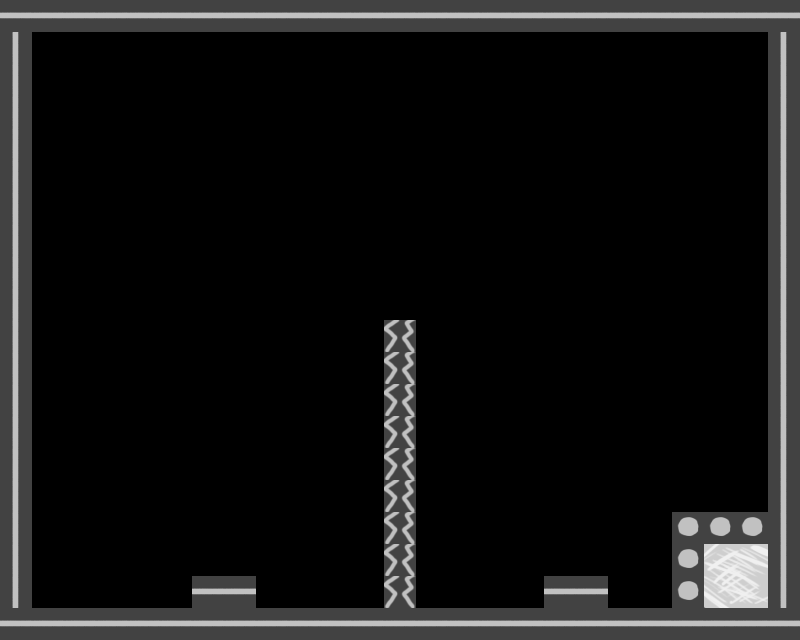

Tiled map render using the project's own tile images. Description and the whole map definition, tile-layer contents included, below:
An orthogonal 25x20 tile map with 32x32 px tiles, 6 tile layers (Background, BlockadeGoals, BreakableWalls, Enemies, ...).

<map version="1.5" tiledversion="1.6.0" orientation="orthogonal" renderorder="right-down" width="25" height="20" tilewidth="32" tileheight="32" infinite="0" nextlayerid="7" nextobjectid="1">
 <tileset firstgid="1" name="game_stuff" tilewidth="64" tileheight="64" tilecount="6" columns="0">
  <grid orientation="orthogonal" width="1" height="1" />
  <tile id="0">
   <image width="32" height="32" source="../breakable_wall.png" />
  </tile>
  <tile id="1">
   <image width="32" height="32" source="../enemy.png" />
  </tile>
  <tile id="2">
   <image width="64" height="64" source="../goal.png" />
  </tile>
  <tile id="3">
   <image width="32" height="32" source="../goal_blockade.png" />
  </tile>
  <tile id="4">
   <image width="32" height="32" source="../player.png" />
  </tile>
  <tile id="5">
   <image width="32" height="32" source="../wall.png" />
  </tile>
 </tileset>
 <layer id="6" name="Background" width="25" height="20">
  <data encoding="csv">
0,0,0,0,0,0,0,0,0,0,0,0,0,0,0,0,0,0,0,0,0,0,0,0,0,
0,0,0,0,0,0,0,0,0,0,0,0,0,0,0,0,0,0,0,0,0,0,0,0,0,
0,0,0,0,0,0,0,0,0,0,0,0,0,0,0,0,0,0,0,0,0,0,0,0,0,
0,0,0,0,0,0,0,0,0,0,0,0,0,0,0,0,0,0,0,0,0,0,0,0,0,
0,0,0,0,0,0,0,0,0,0,0,0,0,0,0,0,0,0,0,0,0,0,0,0,0,
0,0,0,0,0,0,0,0,0,0,0,0,0,0,0,0,0,0,0,0,0,0,0,0,0,
0,0,0,0,0,0,0,0,0,0,0,0,0,0,0,0,0,0,0,0,0,0,0,0,0,
0,0,0,0,0,0,0,0,0,0,0,0,0,0,0,0,0,0,0,0,0,0,0,0,0,
0,0,0,0,0,0,0,0,0,0,0,0,0,0,0,0,0,0,0,0,0,0,0,0,0,
0,0,0,0,0,0,0,0,0,0,0,0,0,0,0,0,0,0,0,0,0,0,0,0,0,
0,0,0,0,0,0,0,0,0,0,0,0,0,0,0,0,0,0,0,0,0,0,0,0,0,
0,0,0,0,0,0,0,0,0,0,0,0,0,0,0,0,0,0,0,0,0,0,0,0,0,
0,0,0,0,0,0,0,0,0,0,0,0,0,0,0,0,0,0,0,0,0,0,0,0,0,
0,0,0,0,0,0,0,0,0,0,0,0,0,0,0,0,0,0,0,0,0,0,0,0,0,
0,0,0,0,0,0,0,0,0,0,0,0,0,0,0,0,0,0,0,0,0,0,0,0,0,
0,0,0,0,0,0,0,0,0,0,0,0,0,0,0,0,0,0,0,0,0,0,0,0,0,
0,0,0,0,0,0,0,0,0,0,0,0,0,0,0,0,0,0,0,0,0,0,0,0,0,
0,0,0,0,0,0,0,0,0,0,0,0,0,0,0,0,0,0,0,0,0,0,0,0,0,
0,0,0,0,0,0,0,0,0,0,0,0,0,0,0,0,0,0,0,0,0,0,0,0,0,
0,0,0,0,0,0,0,0,0,0,0,0,0,0,0,0,0,0,0,0,0,0,0,0,0
</data>
 </layer>
 <layer id="5" name="BlockadeGoals" width="25" height="20">
  <data encoding="csv">
0,0,0,0,0,0,0,0,0,0,0,0,0,0,0,0,0,0,0,0,0,0,0,0,0,
0,0,0,0,0,0,0,0,0,0,0,0,0,0,0,0,0,0,0,0,0,0,0,0,0,
0,0,0,0,0,0,0,0,0,0,0,0,0,0,0,0,0,0,0,0,0,0,0,0,0,
0,0,0,0,0,0,0,0,0,0,0,0,0,0,0,0,0,0,0,0,0,0,0,0,0,
0,0,0,0,0,0,0,0,0,0,0,0,0,0,0,0,0,0,0,0,0,0,0,0,0,
0,0,0,0,0,0,0,0,0,0,0,0,0,0,0,0,0,0,0,0,0,0,0,0,0,
0,0,0,0,0,0,0,0,0,0,0,0,0,0,0,0,0,0,0,0,0,0,0,0,0,
0,0,0,0,0,0,0,0,0,0,0,0,0,0,0,0,0,0,0,0,0,0,0,0,0,
0,0,0,0,0,0,0,0,0,0,0,0,0,0,0,0,0,0,0,0,0,0,0,0,0,
0,0,0,0,0,0,0,0,0,0,0,0,0,0,0,0,0,0,0,0,0,0,0,0,0,
0,0,0,0,0,0,0,0,0,0,0,0,0,0,0,0,0,0,0,0,0,0,0,0,0,
0,0,0,0,0,0,0,0,0,0,0,0,0,0,0,0,0,0,0,0,0,0,0,0,0,
0,0,0,0,0,0,0,0,0,0,0,0,0,0,0,0,0,0,0,0,0,0,0,0,0,
0,0,0,0,0,0,0,0,0,0,0,0,0,0,0,0,0,0,0,0,0,0,0,0,0,
0,0,0,0,0,0,0,0,0,0,0,0,0,0,0,0,0,0,0,0,0,0,0,0,0,
0,0,0,0,0,0,0,0,0,0,0,0,0,0,0,0,0,0,0,0,0,0,0,0,0,
0,0,0,0,0,0,0,0,0,0,0,0,0,0,0,0,0,0,0,0,0,4,4,4,0,
0,0,0,0,0,0,0,0,0,0,0,0,0,0,0,0,0,0,0,0,0,4,0,0,0,
0,0,0,0,0,0,0,0,0,0,0,0,0,0,0,0,0,0,0,0,0,4,0,0,0,
0,0,0,0,0,0,0,0,0,0,0,0,0,0,0,0,0,0,0,0,0,0,0,0,0
</data>
 </layer>
 <layer id="4" name="BreakableWalls" width="25" height="20">
  <data encoding="csv">
0,0,0,0,0,0,0,0,0,0,0,0,0,0,0,0,0,0,0,0,0,0,0,0,0,
0,0,0,0,0,0,0,0,0,0,0,0,0,0,0,0,0,0,0,0,0,0,0,0,0,
0,0,0,0,0,0,0,0,0,0,0,0,0,0,0,0,0,0,0,0,0,0,0,0,0,
0,0,0,0,0,0,0,0,0,0,0,0,0,0,0,0,0,0,0,0,0,0,0,0,0,
0,0,0,0,0,0,0,0,0,0,0,0,0,0,0,0,0,0,0,0,0,0,0,0,0,
0,0,0,0,0,0,0,0,0,0,0,0,0,0,0,0,0,0,0,0,0,0,0,0,0,
0,0,0,0,0,0,0,0,0,0,0,0,0,0,0,0,0,0,0,0,0,0,0,0,0,
0,0,0,0,0,0,0,0,0,0,0,0,0,0,0,0,0,0,0,0,0,0,0,0,0,
0,0,0,0,0,0,0,0,0,0,0,0,0,0,0,0,0,0,0,0,0,0,0,0,0,
0,0,0,0,0,0,0,0,0,0,0,0,0,0,0,0,0,0,0,0,0,0,0,0,0,
0,0,0,0,0,0,0,0,0,0,0,0,1,0,0,0,0,0,0,0,0,0,0,0,0,
0,0,0,0,0,0,0,0,0,0,0,0,1,0,0,0,0,0,0,0,0,0,0,0,0,
0,0,0,0,0,0,0,0,0,0,0,0,1,0,0,0,0,0,0,0,0,0,0,0,0,
0,0,0,0,0,0,0,0,0,0,0,0,1,0,0,0,0,0,0,0,0,0,0,0,0,
0,0,0,0,0,0,0,0,0,0,0,0,1,0,0,0,0,0,0,0,0,0,0,0,0,
0,0,0,0,0,0,0,0,0,0,0,0,1,0,0,0,0,0,0,0,0,0,0,0,0,
0,0,0,0,0,0,0,0,0,0,0,0,1,0,0,0,0,0,0,0,0,0,0,0,0,
0,0,0,0,0,0,0,0,0,0,0,0,1,0,0,0,0,0,0,0,0,0,0,0,0,
0,0,0,0,0,0,0,0,0,0,0,0,1,0,0,0,0,0,0,0,0,0,0,0,0,
0,0,0,0,0,0,0,0,0,0,0,0,0,0,0,0,0,0,0,0,0,0,0,0,0
</data>
 </layer>
 <layer id="3" name="Enemies" width="25" height="20">
  <data encoding="csv">
0,0,0,0,0,0,0,0,0,0,0,0,0,0,0,0,0,0,0,0,0,0,0,0,0,
0,0,0,0,0,0,0,0,0,0,0,0,0,0,0,0,0,0,0,0,0,0,0,0,0,
0,0,0,0,0,0,0,0,0,0,0,0,0,0,0,0,0,0,0,0,0,0,0,0,0,
0,0,0,0,0,0,0,0,0,0,0,0,0,0,0,0,0,0,0,0,0,0,0,0,0,
0,0,0,0,0,0,0,0,0,0,0,0,0,0,0,0,0,0,0,0,0,0,0,0,0,
0,0,0,0,0,0,0,0,0,0,0,0,0,0,0,0,0,0,0,0,0,0,0,0,0,
0,0,0,0,0,0,0,0,0,0,0,0,0,0,0,0,0,0,0,0,0,0,0,0,0,
0,0,0,0,0,0,0,0,0,0,0,0,0,0,0,0,0,0,0,0,0,0,0,0,0,
0,0,0,0,0,0,0,0,0,0,0,0,0,0,0,0,0,0,0,0,0,0,0,0,0,
0,0,0,0,0,0,0,0,0,0,0,0,0,0,0,0,0,0,0,0,0,0,0,0,0,
0,0,0,0,0,0,0,0,0,0,0,0,0,0,0,0,0,0,0,0,0,0,0,0,0,
0,0,0,0,0,0,0,0,0,0,0,0,0,0,0,0,0,0,0,0,0,0,0,0,0,
0,0,0,0,0,0,0,0,0,0,0,0,0,0,0,0,0,0,0,0,0,0,0,0,0,
0,0,0,0,0,0,0,0,0,0,0,0,0,0,0,0,0,0,0,0,0,0,0,0,0,
0,0,0,0,0,0,0,0,0,0,0,0,0,0,0,0,0,0,0,0,0,0,0,0,0,
0,0,0,0,0,0,0,0,0,0,0,0,0,0,0,0,0,0,0,0,0,0,0,0,0,
0,0,0,0,0,0,0,0,0,0,0,0,0,0,0,0,0,0,0,0,0,0,0,0,0,
0,0,0,0,0,0,0,0,0,0,0,0,0,0,0,0,0,0,0,0,0,0,0,0,0,
0,0,0,0,0,0,0,0,0,0,0,0,0,0,0,0,0,0,0,0,0,0,0,0,0,
0,0,0,0,0,0,0,0,0,0,0,0,0,0,0,0,0,0,0,0,0,0,0,0,0
</data>
 </layer>
 <layer id="2" name="Goals" width="25" height="20">
  <data encoding="csv">
0,0,0,0,0,0,0,0,0,0,0,0,0,0,0,0,0,0,0,0,0,0,0,0,0,
0,0,0,0,0,0,0,0,0,0,0,0,0,0,0,0,0,0,0,0,0,0,0,0,0,
0,0,0,0,0,0,0,0,0,0,0,0,0,0,0,0,0,0,0,0,0,0,0,0,0,
0,0,0,0,0,0,0,0,0,0,0,0,0,0,0,0,0,0,0,0,0,0,0,0,0,
0,0,0,0,0,0,0,0,0,0,0,0,0,0,0,0,0,0,0,0,0,0,0,0,0,
0,0,0,0,0,0,0,0,0,0,0,0,0,0,0,0,0,0,0,0,0,0,0,0,0,
0,0,0,0,0,0,0,0,0,0,0,0,0,0,0,0,0,0,0,0,0,0,0,0,0,
0,0,0,0,0,0,0,0,0,0,0,0,0,0,0,0,0,0,0,0,0,0,0,0,0,
0,0,0,0,0,0,0,0,0,0,0,0,0,0,0,0,0,0,0,0,0,0,0,0,0,
0,0,0,0,0,0,0,0,0,0,0,0,0,0,0,0,0,0,0,0,0,0,0,0,0,
0,0,0,0,0,0,0,0,0,0,0,0,0,0,0,0,0,0,0,0,0,0,0,0,0,
0,0,0,0,0,0,0,0,0,0,0,0,0,0,0,0,0,0,0,0,0,0,0,0,0,
0,0,0,0,0,0,0,0,0,0,0,0,0,0,0,0,0,0,0,0,0,0,0,0,0,
0,0,0,0,0,0,0,0,0,0,0,0,0,0,0,0,0,0,0,0,0,0,0,0,0,
0,0,0,0,0,0,0,0,0,0,0,0,0,0,0,0,0,0,0,0,0,0,0,0,0,
0,0,0,0,0,0,0,0,0,0,0,0,0,0,0,0,0,0,0,0,0,0,0,0,0,
0,0,0,0,0,0,0,0,0,0,0,0,0,0,0,0,0,0,0,0,0,0,0,0,0,
0,0,0,0,0,0,0,0,0,0,0,0,0,0,0,0,0,0,0,0,0,0,0,0,0,
0,0,0,0,0,0,0,0,0,0,0,0,0,0,0,0,0,0,0,0,0,0,3,0,0,
0,0,0,0,0,0,0,0,0,0,0,0,0,0,0,0,0,0,0,0,0,0,0,0,0
</data>
 </layer>
 <layer id="1" name="Walls" width="25" height="20">
  <data encoding="csv">
6,6,6,6,6,6,6,6,6,6,6,6,6,6,6,6,6,6,6,6,6,6,6,6,6,
1610612742,0,0,0,0,0,0,0,0,0,0,0,0,0,0,0,0,0,0,0,0,0,0,0,1610612742,
1610612742,0,0,0,0,0,0,0,0,0,0,0,0,0,0,0,0,0,0,0,0,0,0,0,1610612742,
1610612742,0,0,0,0,0,0,0,0,0,0,0,0,0,0,0,0,0,0,0,0,0,0,0,1610612742,
1610612742,0,0,0,0,0,0,0,0,0,0,0,0,0,0,0,0,0,0,0,0,0,0,0,1610612742,
1610612742,0,0,0,0,0,0,0,0,0,0,0,0,0,0,0,0,0,0,0,0,0,0,0,1610612742,
1610612742,0,0,0,0,0,0,0,0,0,0,0,0,0,0,0,0,0,0,0,0,0,0,0,1610612742,
1610612742,0,0,0,0,0,0,0,0,0,0,0,0,0,0,0,0,0,0,0,0,0,0,0,1610612742,
1610612742,0,0,0,0,0,0,0,0,0,0,0,0,0,0,0,0,0,0,0,0,0,0,0,1610612742,
1610612742,0,0,0,0,0,0,0,0,0,0,0,0,0,0,0,0,0,0,0,0,0,0,0,1610612742,
1610612742,0,0,0,0,0,0,0,0,0,0,0,0,0,0,0,0,0,0,0,0,0,0,0,1610612742,
1610612742,0,0,0,0,0,0,0,0,0,0,0,0,0,0,0,0,0,0,0,0,0,0,0,1610612742,
1610612742,0,0,0,0,0,0,0,0,0,0,0,0,0,0,0,0,0,0,0,0,0,0,0,1610612742,
1610612742,0,0,0,0,0,0,0,0,0,0,0,0,0,0,0,0,0,0,0,0,0,0,0,1610612742,
1610612742,0,0,0,0,0,0,0,0,0,0,0,0,0,0,0,0,0,0,0,0,0,0,0,1610612742,
1610612742,0,0,0,0,0,0,0,0,0,0,0,0,0,0,0,0,0,0,0,0,0,0,0,1610612742,
1610612742,0,0,0,0,0,0,0,0,0,0,0,0,0,0,0,0,0,0,0,0,0,0,0,1610612742,
1610612742,0,0,0,0,0,0,0,0,0,0,0,0,0,0,0,0,0,0,0,0,0,0,0,1610612742,
1610612742,0,0,0,0,0,6,6,0,0,0,0,0,0,0,0,0,6,6,0,0,0,0,0,1610612742,
6,6,6,6,6,6,6,6,6,6,6,6,6,6,6,6,6,6,6,6,6,6,6,6,6
</data>
 </layer>
</map>